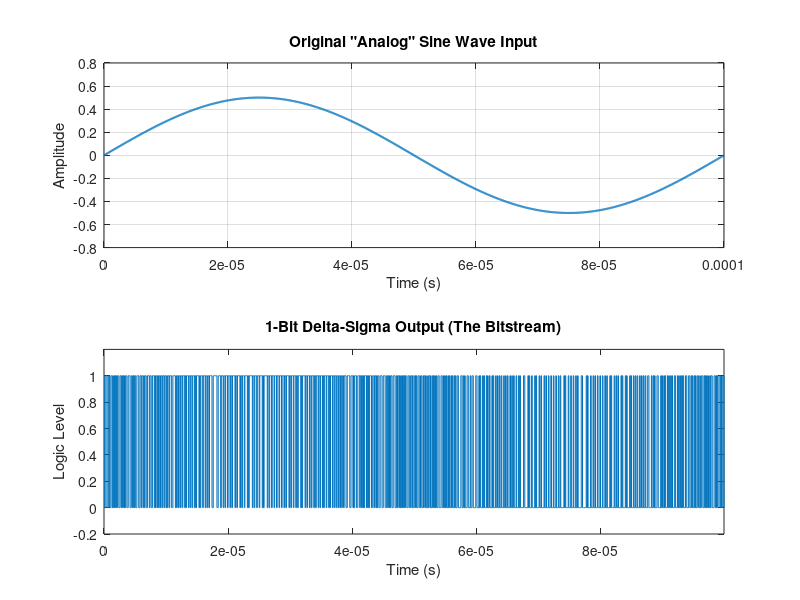
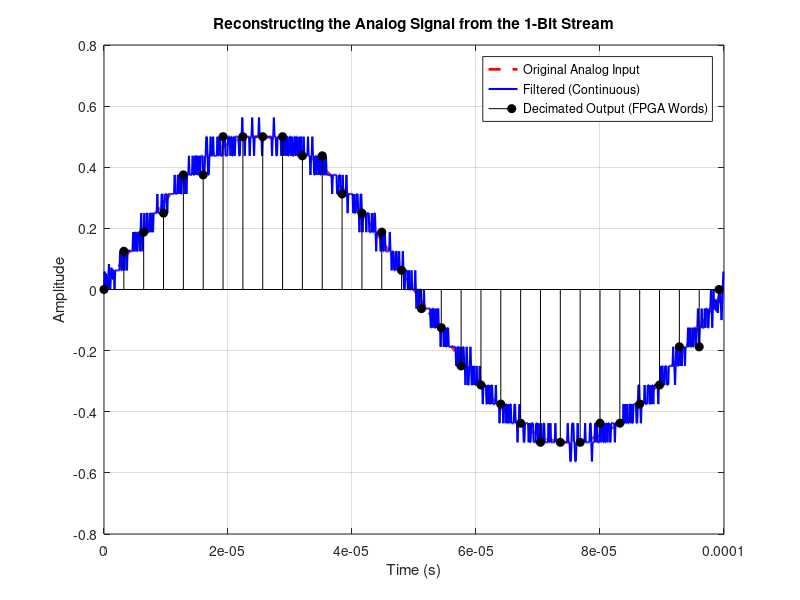

These charts were generated, in order, by the following MATLAB code: (Note: this script raises an error after producing the figures.)
% 2nd-Order Delta-Sigma Modulator Simulation
clear; clc; close all;

%% 1. Setup Parameters
fs = 10e6;           % Sampling frequency (10 MHz, same as the original project)
f_sig = 10e3;        % Input sine wave frequency (10 kHz)
N = 1000;            % Number of samples to simulate
t = (0:N-1) / fs;    % Time vector

%% 2. Generate "Analog" Input Signal
% We use a sine wave with amplitude 0.5 to prevent overloading the modulator
analog_in = 0.5 * sin(2*pi*f_sig*t); 

%% 3. Initialize Variables for the Modulator
int1 = 0;   % Integrator 1 state
int2 = 0;   % Integrator 2 state
v_out = 0;  % Output of the quantizer (+1 or -1)

% Array to store our final 1-bit output stream
bitstream = zeros(1, N); 

%% 4. The Delta-Sigma Loop (Simulating the Hardware)
for i = 1:N
    % The difference between input and feedback
    delta1 = analog_in(i) - v_out; 
    int1 = int1 + delta1;             % First integrator
    
    delta2 = int1 - v_out;
    int2 = int2 + delta2;             % Second integrator
    
    % 1-bit Quantizer (Comparator)
    if int2 >= 0
        v_out = 1;
        bitstream(i) = 1;   % Logic High for our FPGA
    else
        v_out = -1;
        bitstream(i) = 0;   % Logic Low for our FPGA
    end
end

%% 5. Plot the Results
figure;
subplot(2,1,1);
plot(t, analog_in, 'LineWidth', 1.5);
title('Original "Analog" Sine Wave Input');
xlabel('Time (s)'); ylabel('Amplitude');
grid on;

subplot(2,1,2);
stairs(t, bitstream);
title('1-Bit Delta-Sigma Output (The Bitstream)');
xlabel('Time (s)'); ylabel('Logic Level');
axis([0 max(t) -0.2 1.2]);

%% 6. Digital Filtering (Decimation)
% We choose an OverSampling Ratio (OSR) of 32. 
% This means for every 32 bits from the ADC, we output 1 multi-bit sample.
OSR = 32; 

% Step A: Moving Average Filter (Acts like the integrator/comb stages)
% This counts the density of 1s in a moving window
moving_avg = movmean(bitstream, OSR);

% Step B: Scale the signal back to match the original amplitude
% Because our bitstream is 0s and 1s, its average sits between 0 and 1.
% We shift and scale it to map back to our original analog range (-0.5 to +0.5).
decoded_analog = 2 * (moving_avg - 0.5);

% Step C: Decimation (Downsampling)
% We drop the sampling rate from 10 MHz down to (10 MHz / 32) = 312.5 kHz
decimated_signal = decoded_analog(1:OSR:end);
t_decimated = t(1:OSR:end);

%% 7. Plot the Reconstructed Signal
figure;
plot(t, analog_in, 'r--', 'LineWidth', 2); hold on;
plot(t, decoded_analog, 'b-', 'LineWidth', 1.5);
stem(t_decimated, decimated_signal, 'k', 'MarkerFaceColor', 'k');
title('Reconstructing the Analog Signal from the 1-Bit Stream');
xlabel('Time (s)'); ylabel('Amplitude');
legend('Original Analog Input', 'Filtered (Continuous)', 'Decimated Output (FPGA Words)');
grid on;


% 1. Define your sampling frequency
fs = 10e6; % 10 MHz

% 2. Extract the data (Simulink sometimes saves it as a 2D or 3D array)
% This ensures we just get the raw 1D signal vector
data = squeeze(Vout_data); 

% 3. Create a clean white figure window
figure('Color', 'white');

% 4. Calculate and plot the Power Spectral Density
pwelch(data, hanning(8192), [], 8192, fs);

% 5. Force the X-axis to Logarithmic scale
set(gca, 'XScale', 'log');

% 6. Frame the window perfectly (100 Hz to 5 MHz)
xlim([100 5e6]);

% 7. Add professional formatting for your portfolio
title('2nd-Order \Sigma\Delta Modulator Output Spectrum');
xlabel('Frequency (Hz)');
ylabel('Power/Frequency (dB/Hz)');
grid on;
